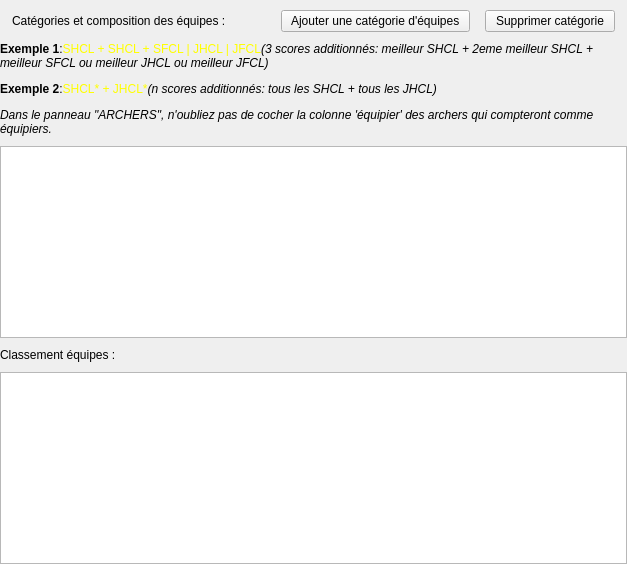
         <widget class="QWidget" name="tab">
          <attribute name="title">
           <string>  EQUIPES  </string>
          </attribute>
          <layout class="QVBoxLayout" name="verticalLayout_3">
           <property name="spacing">
            <number>10</number>
           </property>
           <property name="leftMargin">
            <number>0</number>
           </property>
           <property name="topMargin">
            <number>10</number>
           </property>
           <property name="rightMargin">
            <number>0</number>
           </property>
           <property name="bottomMargin">
            <number>0</number>
           </property>
           <item>
            <widget class="QWidget" name="widget" native="true">
             <layout class="QHBoxLayout" name="horizontalLayout_3">
              <property name="spacing">
               <number>15</number>
              </property>
              <property name="leftMargin">
               <number>12</number>
              </property>
              <property name="topMargin">
               <number>0</number>
              </property>
              <property name="rightMargin">
               <number>12</number>
              </property>
              <property name="bottomMargin">
               <number>0</number>
              </property>
              <item>
               <widget class="QLabel" name="label">
                <property name="text">
                 <string>Catégories et composition des équipes :</string>
                </property>
               </widget>
              </item>
              <item>
               <spacer name="horizontalSpacer">
                <property name="orientation">
                 <enum>Qt::Horizontal</enum>
                </property>
                <property name="sizeHint" stdset="0">
                 <size>
                  <width>40</width>
                  <height>20</height>
                 </size>
                </property>
               </spacer>
              </item>
              <item>
               <widget class="QPushButton" name="addTeamCategButton">
                <property name="text">
                 <string>  Ajouter une catégorie d'équipes  </string>
                </property>
                <property name="icon">
                 <iconset resource="resources.qrc">
                  <normaloff>:/plus.png</normaloff>:/plus.png</iconset>
                </property>
               </widget>
              </item>
              <item>
               <widget class="QPushButton" name="deleteCategButton">
                <property name="text">
                 <string>  Supprimer catégorie  </string>
                </property>
                <property name="icon">
                 <iconset resource="resources.qrc">
                  <normaloff>:/minus.png</normaloff>:/minus.png</iconset>
                </property>
               </widget>
              </item>
             </layout>
            </widget>
           </item>
           <item>
            <widget class="QLabel" name="label_8">
             <property name="text">
              <string>&lt;html&gt;&lt;head/&gt;&lt;body&gt;&lt;p&gt;&lt;span style=&quot; font-weight:600;&quot;&gt;Exemple 1&lt;/span&gt;:&lt;span style=&quot; color:#ffff00;&quot;&gt;SHCL + SHCL + SFCL | JHCL | JFCL&lt;/span&gt;&lt;span style=&quot; font-style:italic;&quot;&gt;(3 scores additionnés: meilleur SHCL + 2eme meilleur SHCL + meilleur SFCL ou meilleur JHCL ou meilleur JFCL)&lt;/span&gt;&lt;/p&gt;&lt;p&gt;&lt;span style=&quot; font-weight:600;&quot;&gt;Exemple 2&lt;/span&gt;:&lt;span style=&quot; color:#0000ff;&quot;/&gt;&lt;span style=&quot; color:#ffff00;&quot;&gt;SHCL* + JHCL*&lt;/span&gt;&lt;span style=&quot; font-style:italic;&quot;&gt;(n scores additionnés: tous les SHCL + tous les JHCL)&lt;/span&gt;&lt;/p&gt;&lt;p&gt;&lt;span style=&quot; font-style:italic;&quot;&gt;Dans le panneau &amp;quot;ARCHERS&amp;quot;, n'oubliez pas de cocher la colonne 'équipier' des archers qui compteront comme équipiers.&lt;/span&gt;&lt;/p&gt;&lt;/body&gt;&lt;/html&gt;</string>
             </property>
             <property name="wordWrap">
              <bool>true</bool>
             </property>
             <property name="margin">
              <number>8</number>
             </property>
            </widget>
           </item>
           <item>
            <widget class="QTableView" name="categTableView">
             <property name="sizePolicy">
              <sizepolicy hsizetype="Expanding" vsizetype="Maximum">
               <horstretch>0</horstretch>
               <verstretch>0</verstretch>
              </sizepolicy>
             </property>
             <property name="frameShape">
              <enum>QFrame::StyledPanel</enum>
             </property>
             <property name="editTriggers">
              <set>QAbstractItemView::DoubleClicked</set>
             </property>
             <property name="alternatingRowColors">
              <bool>false</bool>
             </property>
             <property name="selectionMode">
              <enum>QAbstractItemView::SingleSelection</enum>
             </property>
             <property name="selectionBehavior">
              <enum>QAbstractItemView::SelectRows</enum>
             </property>
             <property name="sortingEnabled">
              <bool>false</bool>
             </property>
             <property name="cornerButtonEnabled">
              <bool>false</bool>
             </property>
             <attribute name="horizontalHeaderDefaultSectionSize">
              <number>150</number>
             </attribute>
             <attribute name="horizontalHeaderStretchLastSection">
              <bool>true</bool>
             </attribute>
             <attribute name="verticalHeaderVisible">
              <bool>false</bool>
             </attribute>
             <attribute name="verticalHeaderHighlightSections">
              <bool>false</bool>
             </attribute>
            </widget>
           </item>
           <item>
            <widget class="QLabel" name="label_2">
             <property name="text">
              <string>Classement équipes :</string>
             </property>
            </widget>
           </item>
           <item>
            <widget class="QTableView" name="rankingTeamView">
             <property name="editTriggers">
              <set>QAbstractItemView::NoEditTriggers</set>
             </property>
             <property name="selectionMode">
              <enum>QAbstractItemView::NoSelection</enum>
             </property>
             <property name="selectionBehavior">
              <enum>QAbstractItemView::SelectRows</enum>
             </property>
             <property name="cornerButtonEnabled">
              <bool>false</bool>
             </property>
             <attribute name="horizontalHeaderStretchLastSection">
              <bool>true</bool>
             </attribute>
             <attribute name="verticalHeaderDefaultSectionSize">
              <number>32</number>
             </attribute>
            </widget>
           </item>
          </layout>
         </widget>
